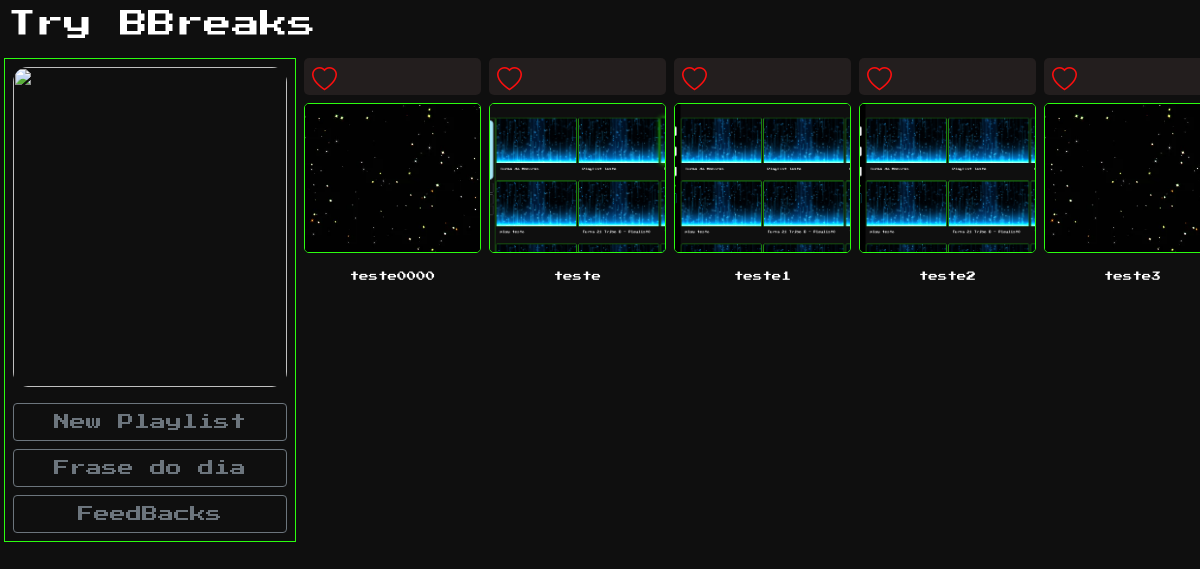
/, run on an earlier commit of the app's database.
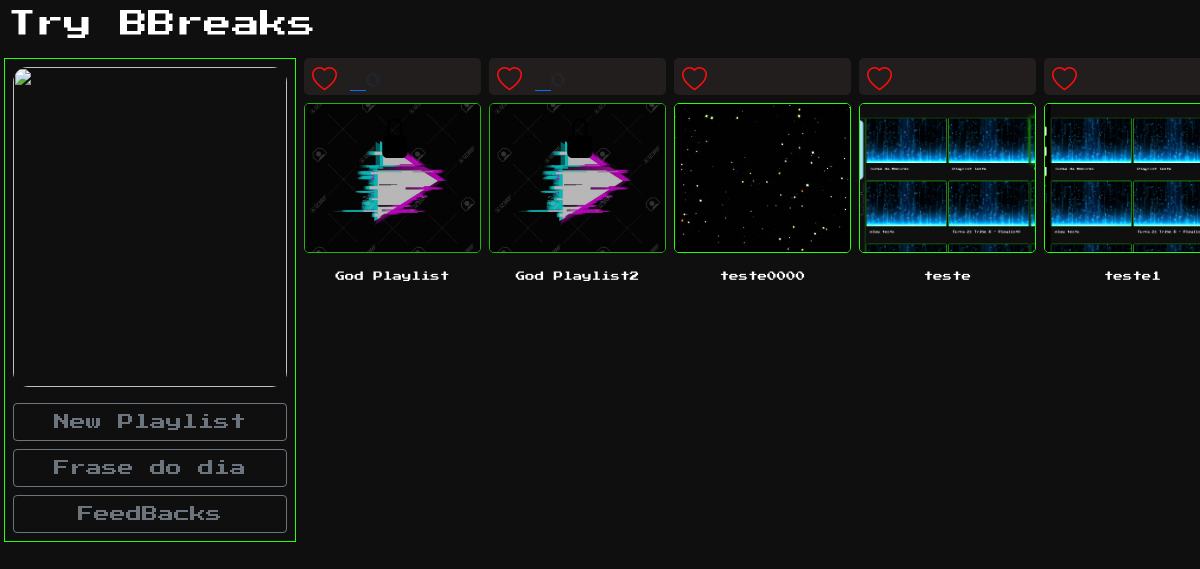
And on a later commit of the database.
### music/models.py (models this page shows, shortened)
class PlaylistModel(models.Model):
    title = models.CharField(max_length=255, unique=True)
    slug = models.SlugField(max_length=255, unique=True, blank=True, null=True)
    author = models.CharField(max_length=255)
    musics = models.ManyToManyField(MusicModel, blank=True, null=True)
    privacy = models.BooleanField(default=False)
    password = models.CharField(max_length=30, blank=True, null=True)
    thumb = models.ImageField(upload_to='thumb/', blank=True)
    created_at = models.DateField(default=now())
    views = models.IntegerField(default=0)
    likes = models.IntegerField(default=0)

### music/views.py (the view, shortened to what this page needs)
# urls.py: path('', PlayListView.as_view(), name='playlist-view'),
class PlayListView(View):
    def get(self, request):
        playlists = PlaylistModel.objects.all().order_by('-created_at')
        context = {
            'playlists': playlists,
        }
        return render(request, 'music/playlists.html', context)

### music/templates/music/playlists.html (shortened to what this page needs)
{% extends 'navbar.html' %}
{% load static %}
{% block content %}
<link rel="stylesheet" href="{% static 'css/playlist_style.css' %}">
<header id="header">
    <h3 class="m-0 p-2">Try BBreaks</h3>
</header>
<main id="main" class="container-fluid row g-2 p-0 m-0">
    <aside class="col-12 col-md-4 col-lg-3" id="perfil-container">
        <div class="sticky-top p-2" id="menu-wrapper">
            <div class="" style="width: 100%;">
                <img class="img-fluid" id="avatar"
                    src="https://files.sunoresearch.com.br/n/uploads/2022/01/twitter-nft-bored-ape-nova-post.jpg">
            </div>
            <div class="d-grid gap-2 mt-3" id="features">
                <button type="button" class="btn btn-outline-secondary" onclick="openPlaylistForm()">New
                    Playlist</button>
                <button type="button" class="btn btn-outline-secondary">Frase do dia</button>
                <button type="button" class="btn btn-outline-secondary">FeedBacks</button>
            </div>
        </div>
    </aside>
    <article class="col-12 col-md-8 col-lg-9">
        <div class="playlists-container row gx-2">
            {% for playlist in playlists %}
            <div class="col-6 col-md-4 col-lg-4 card-playlist mb-3">
                <div class="card border-none" style="border: none;">
                    {% if playlist.privacy %}
                    <div class="playlist-items-container">
                        <a class="like-me" href="">
                            <i class="heart bi bi-heart p-2"></i>
                        </a>
                        <span>{{playlist.likes}}</span>
                    </div>
                    <a id="{{playlist.slug}}" class="get-playlist-slug" href="musics/{{playlist.slug}}"
                        data-bs-toggle="modal" data-bs-target="#pass-modal">
                        <img class="card-img-top img-fluid playlist-thumb priv" src="{{ playlist.thumb.url }}" />
                        <i class="bi bi-lock-fill priv-icon"></i>
                    </a>
                    <div class="card-body p-0 mt-3">
                        <a id="{{playlist.slug}}" class="get-playlist-slug" href="musics/{{playlist.slug}}"
                            data-bs-toggle="modal" data-bs-target="#pass-modal">
                            <p class="">{{ playlist.title | truncatechars:25 }}</p>
                        </a>
                    </div>
                    {% else %}
                    <div class="playlist-items-container">
                        <a class="like-me" href="">
                            <i class="heart bi bi-heart p-2"></i>
                        </a>
                    </div>
                    <a href="musics/{{playlist.slug}}">
                        <img class="card-img-top img-fluid playlist-thumb" src="{{ playlist.thumb.url }}" />
                    </a>
                    <div class="card-body p-0 mt-3">
                        <a href="musics/{{playlist.slug}}">
                            <p class="">{{ playlist.title | truncatechars:25 }}</p>
                        </a>
                    </div>
                    {% endif %}
                </div>
            </div>
            {% endfor %}
        </div>
    </article>
</main>
{% endblock content %}

### templates/navbar.html (shortened to what this page needs)
{% load static %}
<!DOCTYPE html>
<html lang="en">
<head>
    <link rel="stylesheet" href="https://cdnjs.cloudflare.com/ajax/libs/font-awesome/4.7.0/css/font-awesome.min.css">
    <link href="https://cdn.jsdelivr.net/npm/bootstrap@5.0.2/dist/css/bootstrap.min.css" rel="stylesheet"
>
</head>
<body>
    {% block content %}
    {% endblock content %}
</body>
</html>

### static/css/playlist_style.css (style rules this page uses)
:root { --special-green: #2bfd0f; --bg-color: rgb(15, 15, 15); }
body { margin: 0; padding: 0; font-family: 'Press Start 2P', cursive; background-color: var(--bg-color); }
.bi { font-size: 1.8rem; color: var(--special-green); }
#header { color: white; }
#perfil-container { z-index: 1; }
#perfil-container #menu-wrapper { border: 1px solid var(--special-green); }
#perfil-container #menu-wrapper #avatar { object-fit: cover; object-position: center; height: 40vh; border-radius: 15px; width: 100%; }
.playlist-thumb { border: 1px solid var(--special-green); border-radius: 5px; transition: all 1s ease; height: 150px; object-fit: cover; object-position: center; }
.card { background-color: transparent; height: auto; }
.card-body { display: flex; align-items: center; }
.card-body a { text-decoration: none; color: white; font-size: 9.5px; text-align: center; width: 100%; }
.card-body p { margin: 0; }
.card-body a:after { content: ''; height: 2px; width: 100%; transform: scaleX(0); transform-origin: center; display: block; background-color: var(--special-green); transition: all .6s ease; }
.card-playlist { width: 185px; }
.priv { opacity: .7; }
.priv-icon { color: black; position: absolute; top: 20%; left: 40%; font-size: 40px; }
.playlists-container { display: flex; flex-direction: column; overflow-x: auto; overflow-y: hidden; height: 260px; -ms-overflow-style: none; scrollbar-width: none; }
.playlist-items-container { background-color: rgb(35, 30, 30); border-radius: 5px; margin-bottom: 8px; }
.like-me .heart { color: #fd0f0f; font-size: 25px; margin-right: 5px; }

What changed in the data, as far as the page shows it:
no longer on this page (row unchanged): PlaylistModel: thumb (picture), title "teste2"
no longer on this page (row unchanged): PlaylistModel: thumb (picture), title "teste3"
added PlaylistModel: thumb (picture), title "God Playlist"
added PlaylistModel: thumb (picture), title "God Playlist2"
